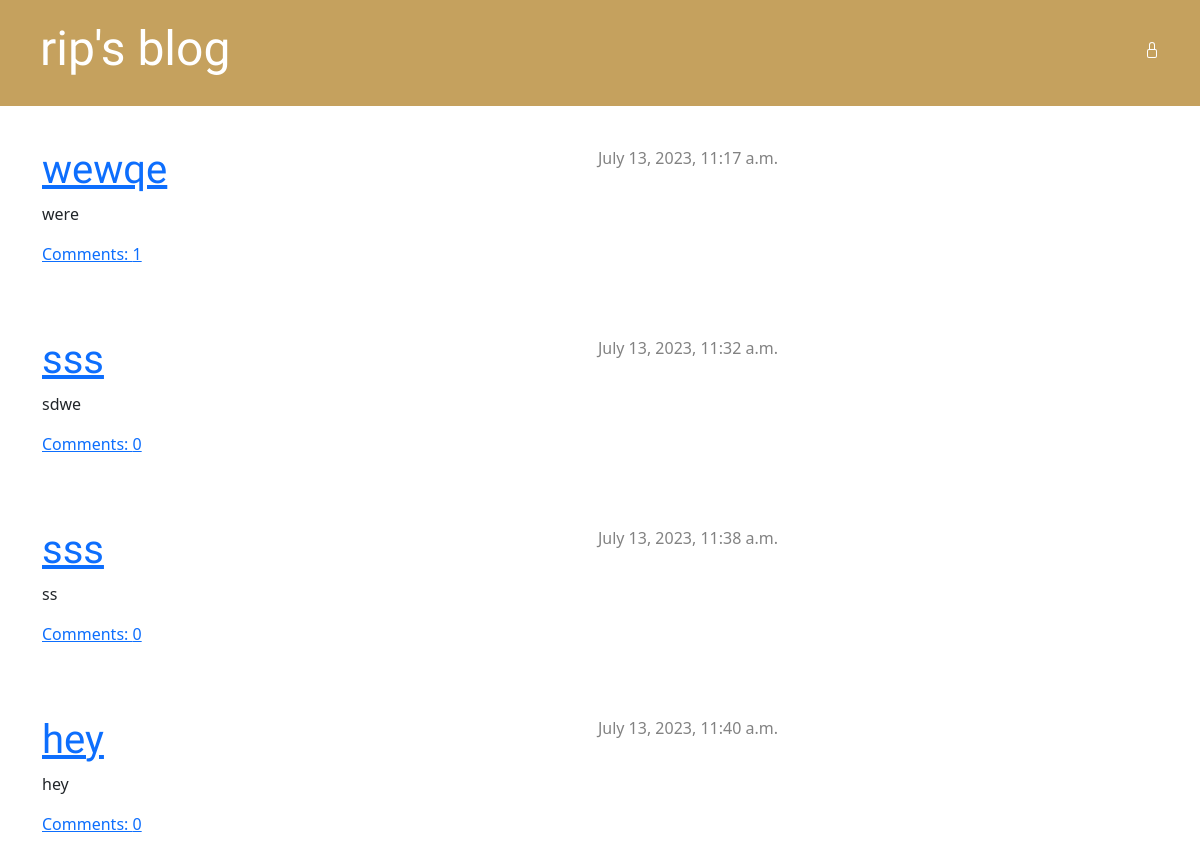
The page / on the database its author committed.
### blog/models.py (models this page shows, shortened)
class Post(models.Model):
    author = models.ForeignKey(settings.AUTH_USER_MODEL, on_delete=models.CASCADE)
    title = models.CharField(max_length=200)
    text = models.TextField()
    created_date = models.DateTimeField(default=timezone.now)
    published_date = models.DateTimeField(blank=True, null=True)

### blog/views.py (the view)
# urls.py: path('', views.post_list, name='post_list'),
def post_list(request):
    posts = Post.objects.filter(published_date__lte=timezone.now()).order_by('published_date')
    return render(request, 'blog/post_list.html', {'posts': posts})

### blog/templates/blog/post_list.html
{% extends 'blog/base.html' %}
{% block content %}
    {% for post in posts %}
        <div class="post">
            <div class="date">
                {{ post.published_date }}
            </div>
            <h1><a href="{% url 'post_detail' pk=post.pk %}">{{ post.title }}</a></h1>
            <p>{{ post.text|linebreaksbr }}</p>
            <a href="{% url 'post_detail' pk=post.pk %}">Comments: {{ post.comments.count }}</a>
        </div>
    {% endfor %}
{% endblock content %}

### static/css/blog.css (style rules this page uses)
h1, h2, h3, h4 { font-family: 'Lobster', cursive; }
.date { color: #828282; }
.post { margin-bottom: 70px; }
.post > .date, .post > .actions { float: right; }

### rows shown on the page
Post: published_date "July 13, 2023, 11:17 a.m.", title "wewqe", text "were", comments.count "1"
Post: published_date "July 13, 2023, 11:32 a.m.", title "sss", text "sdwe", comments.count "0"
Post: published_date "July 13, 2023, 11:38 a.m.", title "sss", text "ss", comments.count "0"
Post: published_date "July 13, 2023, 11:40 a.m.", title "hey", text "hey", comments.count "0"
